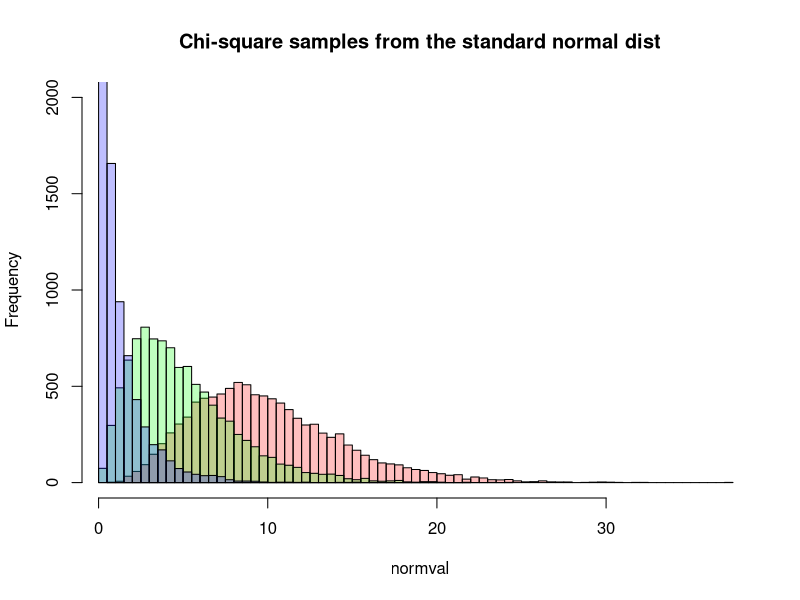
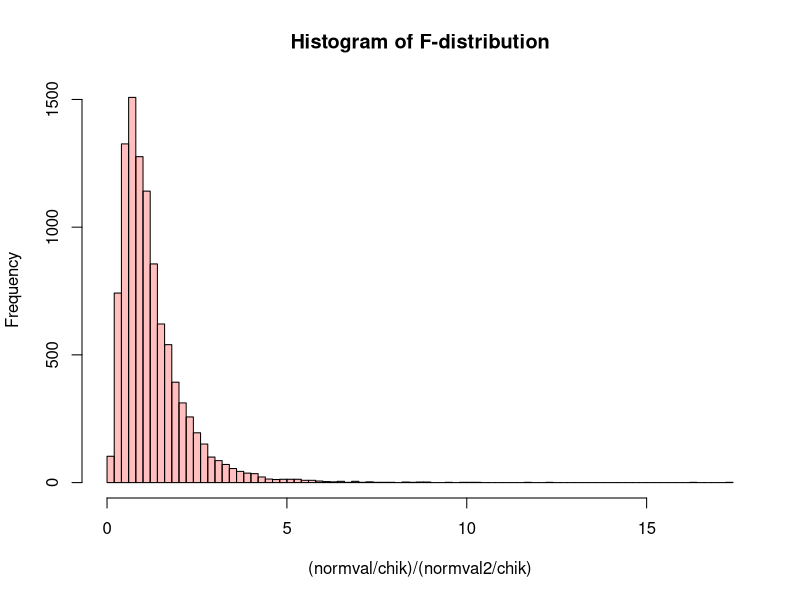
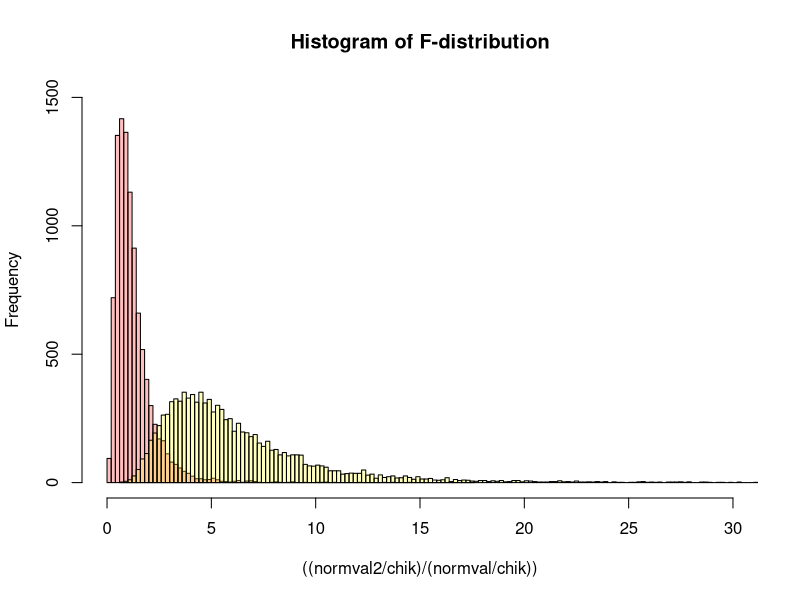

These charts were generated, in order, by the following R code:
## ---- chunk 1
knitr::opts_chunk$set(echo = TRUE)
## ---- chunk 2
library(cowplot)
ggdraw() + 
  draw_image("Images/WS_Fig_15.1-1.png", width = 0.30) + 
  draw_image("Images/WS_Fig_15.1-2.png", width = 0.60, x = 0.4)
## ---- chunk 3
#################

# Sample size k = 10 ==> Chi-squared degrees of freedom = 10
chik=10
normval=numeric()
for (i in 1:10000) {  # repeat this 10000 times
  
  # Randomly sample k items from the standard normal distribution
  # then take the sum of squared values of the random samples
  normval[i]=sum(rnorm(chik)**2)
}

# make a histogram of the results
hist(normval, breaks=100, # make 100 bins on the x-axis
     col=rgb(1,0,0,.25),  # make it red, with 25% transparency
                          # this allows us to show multiple histograms on the same plot
     ylim=c(0,2000),      # set the limits of the y-axis
     main = "Chi-square samples from the standard normal dist"
    )
# Sample size k = 5 ==> Chi-squared degrees of freedom = 5
chik=5
normval=numeric()
for (i in 1:10000) {
  normval[i]=sum(rnorm(chik)**2)
}

# the `add` directive adds the new histogram to the old plot
hist(normval, breaks=75,          # reduce the number of bins since this distribution
                                  # is squished to the left
     col=rgb(0,1,0,.25), add=T)   # green, with 25% transparency

# Sample size k = 1 ==> Chi-squared degrees of freedom = 1
chik=1
normval=numeric()
for (i in 1:10000) {
  normval[i]=sum(rnorm(chik)**2)
}

hist(normval, breaks=50,          # use even fewer bins
     col=rgb(0,0,1,.25), add=T)   # blue, with 25% transparency
## ---- chunk 4

chik=10
normval=numeric()
normval2=numeric()
for (i in 1:10000) {
   normval[i]=sum(rnorm(chik)**2)
   normval2[i]=sum(rnorm(chik)**2) 
  
}

# since the values are sampled from the same distribution, 
# the ratios are centered around 1
hist((normval/chik)/(normval2/chik),
     main = "Histogram of F-distribution",
     breaks=100, col=rgb(1,0,0,.25))
## ---- chunk 5
# same as above -- sample two sums of squares from the same dist
chik=10
normval=numeric()
normval2=numeric()
for (i in 1:10000) {
  # take two sets of sample of size 10 from the standard normal distribution
   normval[i]=sum(rnorm(chik)**2)
   normval2[i]=sum(rnorm(chik)**2) 
}

# plot the ratios
# note that we didn't bother to store the intermediate result
# since we don't need to do anything with it later.
hist(((normval2/chik)/(normval/chik)),
     main = "Histogram of F-distribution",
     breaks=75, ylim=c(0,1500), 
     xlim=c(0,30),
     col=rgb(1,0,0,.25))

## now compare sums of squares when the means are different
chik=10
normval=numeric()
normval2=numeric()
for (i in 1:10000) {
   normval[i]=sum(rnorm(chik)**2)
   normval2[i]=sum(rnorm(chik, mean=2)**2)
}

hist(((normval2/chik)/(normval/chik)), 
     breaks = 320, col=rgb(1,1,0,.25), add=T)
## ---- chunk 6
Fstat = sum(rnorm(chik, mean=2)**2)/sum(rnorm(chik)**2)
Fstat
pf(Fstat, chik, chik, lower.tail=F)
